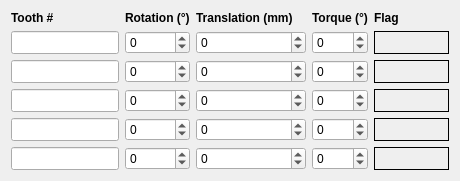
         <widget class="QWidget" name="p3Grid" native="true">
          <property name="maximumSize">
           <size>
            <width>1200</width>
            <height>16777215</height>
           </size>
          </property>
          <layout class="QGridLayout" name="p3GridLayout">
           <item row="2" column="2">
            <widget class="QSpinBox" name="valTrans_r2">
             <property name="sizePolicy">
              <sizepolicy hsizetype="Expanding" vsizetype="Preferred">
               <horstretch>0</horstretch>
               <verstretch>0</verstretch>
              </sizepolicy>
             </property>
             <property name="minimum">
              <number>-999</number>
             </property>
             <property name="maximum">
              <number>999</number>
             </property>
            </widget>
           </item>
           <item row="5" column="3">
            <widget class="QSpinBox" name="valTorq_r5">
             <property name="sizePolicy">
              <sizepolicy hsizetype="Expanding" vsizetype="Preferred">
               <horstretch>0</horstretch>
               <verstretch>0</verstretch>
              </sizepolicy>
             </property>
             <property name="minimum">
              <number>-999</number>
             </property>
             <property name="maximum">
              <number>999</number>
             </property>
            </widget>
           </item>
           <item row="2" column="1">
            <widget class="QSpinBox" name="valRot_r2">
             <property name="sizePolicy">
              <sizepolicy hsizetype="Expanding" vsizetype="Preferred">
               <horstretch>0</horstretch>
               <verstretch>0</verstretch>
              </sizepolicy>
             </property>
             <property name="minimum">
              <number>-999</number>
             </property>
             <property name="maximum">
              <number>999</number>
             </property>
            </widget>
           </item>
           <item row="2" column="4">
            <widget class="QLabel" name="flag_r2">
             <property name="sizePolicy">
              <sizepolicy hsizetype="Expanding" vsizetype="Preferred">
               <horstretch>0</horstretch>
               <verstretch>0</verstretch>
              </sizepolicy>
             </property>
             <property name="minimumSize">
              <size>
               <width>75</width>
               <height>0</height>
              </size>
             </property>
             <property name="frameShape">
              <enum>QFrame::Shape::Box</enum>
             </property>
             <property name="text">
              <string> </string>
             </property>
             <property name="alignment">
              <set>Qt::AlignmentFlag::AlignCenter</set>
             </property>
            </widget>
           </item>
           <item row="5" column="2">
            <widget class="QSpinBox" name="valTrans_r5">
             <property name="sizePolicy">
              <sizepolicy hsizetype="Expanding" vsizetype="Preferred">
               <horstretch>0</horstretch>
               <verstretch>0</verstretch>
              </sizepolicy>
             </property>
             <property name="minimum">
              <number>-999</number>
             </property>
             <property name="maximum">
              <number>999</number>
             </property>
            </widget>
           </item>
           <item row="3" column="2">
            <widget class="QSpinBox" name="valTrans_r3">
             <property name="sizePolicy">
              <sizepolicy hsizetype="Expanding" vsizetype="Preferred">
               <horstretch>0</horstretch>
               <verstretch>0</verstretch>
              </sizepolicy>
             </property>
             <property name="minimum">
              <number>-999</number>
             </property>
             <property name="maximum">
              <number>999</number>
             </property>
            </widget>
           </item>
           <item row="0" column="2">
            <widget class="QLabel" name="label_c3_trans">
             <property name="sizePolicy">
              <sizepolicy hsizetype="Preferred" vsizetype="Fixed">
               <horstretch>0</horstretch>
               <verstretch>0</verstretch>
              </sizepolicy>
             </property>
             <property name="minimumSize">
              <size>
               <width>110</width>
               <height>0</height>
              </size>
             </property>
             <property name="font">
              <font>
               <bold>true</bold>
              </font>
             </property>
             <property name="text">
              <string>Translation (mm)</string>
             </property>
            </widget>
           </item>
           <item row="0" column="0">
            <widget class="QLabel" name="label_c1_tooth">
             <property name="sizePolicy">
              <sizepolicy hsizetype="Preferred" vsizetype="Fixed">
               <horstretch>0</horstretch>
               <verstretch>0</verstretch>
              </sizepolicy>
             </property>
             <property name="font">
              <font>
               <bold>true</bold>
              </font>
             </property>
             <property name="text">
              <string>Tooth #</string>
             </property>
            </widget>
           </item>
           <item row="3" column="3">
            <widget class="QSpinBox" name="valTorq_r3">
             <property name="sizePolicy">
              <sizepolicy hsizetype="Expanding" vsizetype="Preferred">
               <horstretch>0</horstretch>
               <verstretch>0</verstretch>
              </sizepolicy>
             </property>
             <property name="minimum">
              <number>-999</number>
             </property>
             <property name="maximum">
              <number>999</number>
             </property>
            </widget>
           </item>
           <item row="4" column="1">
            <widget class="QSpinBox" name="valRot_r4">
             <property name="sizePolicy">
              <sizepolicy hsizetype="Expanding" vsizetype="Preferred">
               <horstretch>0</horstretch>
               <verstretch>0</verstretch>
              </sizepolicy>
             </property>
             <property name="minimum">
              <number>-999</number>
             </property>
             <property name="maximum">
              <number>999</number>
             </property>
            </widget>
           </item>
           <item row="5" column="1">
            <widget class="QSpinBox" name="valRot_r5">
             <property name="sizePolicy">
              <sizepolicy hsizetype="Expanding" vsizetype="Preferred">
               <horstretch>0</horstretch>
               <verstretch>0</verstretch>
              </sizepolicy>
             </property>
             <property name="minimum">
              <number>-999</number>
             </property>
             <property name="maximum">
              <number>999</number>
             </property>
            </widget>
           </item>
           <item row="0" column="4">
            <widget class="QLabel" name="label_c5_flag">
             <property name="sizePolicy">
              <sizepolicy hsizetype="Preferred" vsizetype="Fixed">
               <horstretch>0</horstretch>
               <verstretch>0</verstretch>
              </sizepolicy>
             </property>
             <property name="font">
              <font>
               <bold>true</bold>
              </font>
             </property>
             <property name="text">
              <string>Flag</string>
             </property>
            </widget>
           </item>
           <item row="4" column="2">
            <widget class="QSpinBox" name="valTrans_r4">
             <property name="sizePolicy">
              <sizepolicy hsizetype="Expanding" vsizetype="Preferred">
               <horstretch>0</horstretch>
               <verstretch>0</verstretch>
              </sizepolicy>
             </property>
             <property name="minimum">
              <number>-999</number>
             </property>
             <property name="maximum">
              <number>999</number>
             </property>
            </widget>
           </item>
           <item row="1" column="3">
            <widget class="QSpinBox" name="valTorq_r1">
             <property name="sizePolicy">
              <sizepolicy hsizetype="Expanding" vsizetype="Preferred">
               <horstretch>0</horstretch>
               <verstretch>0</verstretch>
              </sizepolicy>
             </property>
             <property name="minimum">
              <number>-999</number>
             </property>
             <property name="maximum">
              <number>999</number>
             </property>
            </widget>
           </item>
           <item row="2" column="3">
            <widget class="QSpinBox" name="valTorq_r2">
             <property name="sizePolicy">
              <sizepolicy hsizetype="Expanding" vsizetype="Preferred">
               <horstretch>0</horstretch>
               <verstretch>0</verstretch>
              </sizepolicy>
             </property>
             <property name="minimum">
              <number>-999</number>
             </property>
             <property name="maximum">
              <number>999</number>
             </property>
            </widget>
           </item>
           <item row="0" column="3">
            <widget class="QLabel" name="label_c4_torque">
             <property name="sizePolicy">
              <sizepolicy hsizetype="Preferred" vsizetype="Fixed">
               <horstretch>0</horstretch>
               <verstretch>0</verstretch>
              </sizepolicy>
             </property>
             <property name="font">
              <font>
               <bold>true</bold>
              </font>
             </property>
             <property name="text">
              <string>Torque (°)</string>
             </property>
            </widget>
           </item>
           <item row="3" column="1">
            <widget class="QSpinBox" name="valRot_r3">
             <property name="sizePolicy">
              <sizepolicy hsizetype="Expanding" vsizetype="Preferred">
               <horstretch>0</horstretch>
               <verstretch>0</verstretch>
              </sizepolicy>
             </property>
             <property name="minimum">
              <number>-999</number>
             </property>
             <property name="maximum">
              <number>999</number>
             </property>
            </widget>
           </item>
           <item row="4" column="4">
            <widget class="QLabel" name="flag_r4">
             <property name="sizePolicy">
              <sizepolicy hsizetype="Expanding" vsizetype="Preferred">
               <horstretch>0</horstretch>
               <verstretch>0</verstretch>
              </sizepolicy>
             </property>
             <property name="minimumSize">
              <size>
               <width>75</width>
               <height>0</height>
              </size>
             </property>
             <property name="frameShape">
              <enum>QFrame::Shape::Box</enum>
             </property>
             <property name="text">
              <string> </string>
             </property>
             <property name="alignment">
              <set>Qt::AlignmentFlag::AlignCenter</set>
             </property>
            </widget>
           </item>
           <item row="5" column="4">
            <widget class="QLabel" name="flag_r5">
             <property name="sizePolicy">
              <sizepolicy hsizetype="Expanding" vsizetype="Preferred">
               <horstretch>0</horstretch>
               <verstretch>0</verstretch>
              </sizepolicy>
             </property>
             <property name="minimumSize">
              <size>
               <width>75</width>
               <height>0</height>
              </size>
             </property>
             <property name="frameShape">
              <enum>QFrame::Shape::Box</enum>
             </property>
             <property name="text">
              <string> </string>
             </property>
             <property name="alignment">
              <set>Qt::AlignmentFlag::AlignCenter</set>
             </property>
            </widget>
           </item>
           <item row="1" column="0">
            <widget class="QLineEdit" name="name_r1">
             <property name="sizePolicy">
              <sizepolicy hsizetype="Expanding" vsizetype="Preferred">
               <horstretch>0</horstretch>
               <verstretch>0</verstretch>
              </sizepolicy>
             </property>
            </widget>
           </item>
           <item row="3" column="4">
            <widget class="QLabel" name="flag_r3">
             <property name="sizePolicy">
              <sizepolicy hsizetype="Expanding" vsizetype="Preferred">
               <horstretch>0</horstretch>
               <verstretch>0</verstretch>
              </sizepolicy>
             </property>
             <property name="minimumSize">
              <size>
               <width>75</width>
               <height>0</height>
              </size>
             </property>
             <property name="frameShape">
              <enum>QFrame::Shape::Box</enum>
             </property>
             <property name="text">
              <string> </string>
             </property>
             <property name="alignment">
              <set>Qt::AlignmentFlag::AlignCenter</set>
             </property>
            </widget>
           </item>
           <item row="1" column="4">
            <widget class="QLabel" name="flag_r1">
             <property name="sizePolicy">
              <sizepolicy hsizetype="Expanding" vsizetype="Preferred">
               <horstretch>0</horstretch>
               <verstretch>0</verstretch>
              </sizepolicy>
             </property>
             <property name="minimumSize">
              <size>
               <width>75</width>
               <height>0</height>
              </size>
             </property>
             <property name="frameShape">
              <enum>QFrame::Shape::Box</enum>
             </property>
             <property name="text">
              <string> </string>
             </property>
             <property name="alignment">
              <set>Qt::AlignmentFlag::AlignCenter</set>
             </property>
            </widget>
           </item>
           <item row="4" column="3">
            <widget class="QSpinBox" name="valTorq_r4">
             <property name="sizePolicy">
              <sizepolicy hsizetype="Expanding" vsizetype="Preferred">
               <horstretch>0</horstretch>
               <verstretch>0</verstretch>
              </sizepolicy>
             </property>
             <property name="minimum">
              <number>-999</number>
             </property>
             <property name="maximum">
              <number>999</number>
             </property>
            </widget>
           </item>
           <item row="1" column="1">
            <widget class="QSpinBox" name="valRot_r1">
             <property name="sizePolicy">
              <sizepolicy hsizetype="Expanding" vsizetype="Preferred">
               <horstretch>0</horstretch>
               <verstretch>0</verstretch>
              </sizepolicy>
             </property>
             <property name="minimum">
              <number>-999</number>
             </property>
             <property name="maximum">
              <number>999</number>
             </property>
            </widget>
           </item>
           <item row="3" column="0">
            <widget class="QLineEdit" name="name_r3">
             <property name="sizePolicy">
              <sizepolicy hsizetype="Expanding" vsizetype="Preferred">
               <horstretch>0</horstretch>
               <verstretch>0</verstretch>
              </sizepolicy>
             </property>
            </widget>
           </item>
           <item row="1" column="2">
            <widget class="QSpinBox" name="valTrans_r1">
             <property name="sizePolicy">
              <sizepolicy hsizetype="Expanding" vsizetype="Preferred">
               <horstretch>0</horstretch>
               <verstretch>0</verstretch>
              </sizepolicy>
             </property>
             <property name="minimum">
              <number>-999</number>
             </property>
             <property name="maximum">
              <number>999</number>
             </property>
            </widget>
           </item>
           <item row="4" column="0">
            <widget class="QLineEdit" name="name_r4">
             <property name="sizePolicy">
              <sizepolicy hsizetype="Expanding" vsizetype="Preferred">
               <horstretch>0</horstretch>
               <verstretch>0</verstretch>
              </sizepolicy>
             </property>
            </widget>
           </item>
           <item row="2" column="0">
            <widget class="QLineEdit" name="name_r2">
             <property name="sizePolicy">
              <sizepolicy hsizetype="Expanding" vsizetype="Preferred">
               <horstretch>0</horstretch>
               <verstretch>0</verstretch>
              </sizepolicy>
             </property>
            </widget>
           </item>
           <item row="0" column="1">
            <widget class="QLabel" name="label_c2_rot">
             <property name="sizePolicy">
              <sizepolicy hsizetype="Preferred" vsizetype="Fixed">
               <horstretch>0</horstretch>
               <verstretch>0</verstretch>
              </sizepolicy>
             </property>
             <property name="font">
              <font>
               <bold>true</bold>
              </font>
             </property>
             <property name="text">
              <string>Rotation (°)</string>
             </property>
            </widget>
           </item>
           <item row="5" column="0">
            <widget class="QLineEdit" name="name_r5">
             <property name="sizePolicy">
              <sizepolicy hsizetype="Expanding" vsizetype="Preferred">
               <horstretch>0</horstretch>
               <verstretch>0</verstretch>
              </sizepolicy>
             </property>
            </widget>
           </item>
          </layout>
         </widget>
